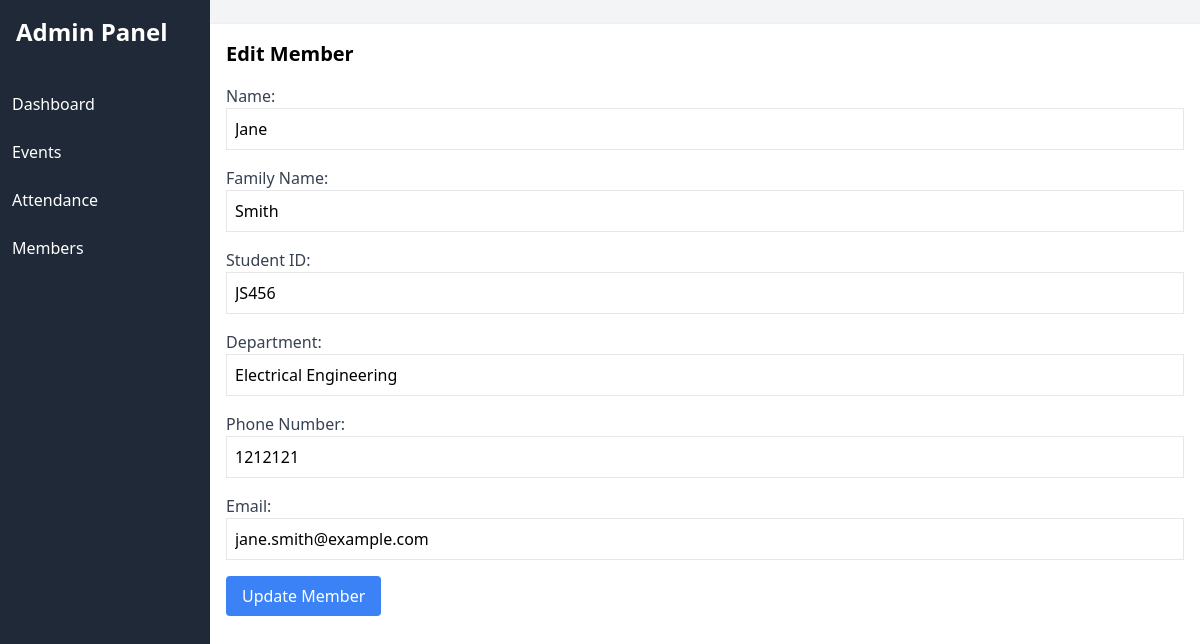
/members/edit_member.php?id=1, run on the app's committed database.
### tables this page shows
CREATE TABLE `members` (
  `id` int(11) NOT NULL,
  `name` varchar(255) NOT NULL,
  `family_name` varchar(255) NOT NULL,
  `student_id` varchar(20) NOT NULL,
  `department` varchar(100) DEFAULT NULL,
  `phone_number` varchar(20) DEFAULT NULL,
  `email` varchar(255) DEFAULT NULL,
  `points` int(11) DEFAULT 0
);

### members/edit_member.php (the view, shortened to what this page needs)
<?php
include '../inc/nav.php';
$servername = "localhost";
$username = "root";
$password = "";
$dbname = "university";
$conn = new mysqli($servername, $username, $password, $dbname);
if (isset($_GET['id'])) {
    $member_id = $_GET['id'];
    $select_query = "SELECT * FROM members WHERE id=?";
    $select_stmt = $conn->prepare($select_query);
    $select_stmt->bind_param("i", $member_id);
    $select_stmt->execute();
    $result = $select_stmt->get_result();
    if ($result->num_rows > 0) {
        $row = $result->fetch_assoc();
        $member_name = $row['name'];
        $member_family_name = $row['family_name'];
        $member_student_id = $row['student_id'];
        $member_department = $row['department'];
        $member_phone_number = $row['phone_number'];
        $member_email = $row['email'];
    } else {
        $error_message = "Error: Member not found!";
    }
}
?>
<!DOCTYPE html>
<html lang="en">
<head>
    <link rel="stylesheet" href="https://cdn.jsdelivr.net/npm/tailwindcss@2.2.19/dist/tailwind.min.css">
</head>
<body>
<div class="container mx-auto my-6 p-4 bg-white shadow">
    <h2 class="text-xl font-bold mb-4">Edit Member</h2>
    <?php if (isset($member_name)): ?>
        <form action="" method="POST">
            <div class="mb-4">
                <label for="name" class="block text-gray-700">Name:</label>
                <input type="text" id="name" name="name" class="w-full border p-2" value="<?php echo $member_name; ?>">
            </div>
            <div class="mb-4">
                <label for="family_name" class="block text-gray-700">Family Name:</label>
                <input type="text" id="family_name" name="family_name" class="w-full border p-2" value="<?php echo $member_family_name; ?>">
            </div>
            <div class="mb-4">
                <label for="student_id" class="block text-gray-700">Student ID:</label>
                <input type="text" id="student_id" name="student_id" class="w-full border p-2" value="<?php echo $member_student_id; ?>" readonly>
            </div>
            <div class="mb-4">
                <label for="department" class="block text-gray-700">Department:</label>
                <input type="text" id="department" name="department" class="w-full border p-2" value="<?php echo $member_department; ?>">
            </div>
            <div class="mb-4">
                <label for="phone_number" class="block text-gray-700">Phone Number:</label>
                <input type="text" id="phone_number" name="phone_number" class="w-full border p-2" value="<?php echo $member_phone_number; ?>">
            </div>
            <div class="mb-4">
                <label for="email" class="block text-gray-700">Email:</label>
                <input type="email" id="email" name="email" class="w-full border p-2" value="<?php echo $member_email; ?>">
            </div>
            <button type="submit" class="bg-blue-500 text-white px-4 py-2 rounded">Update Member</button>
        </form>
    <?php else: ?>
        <p class="text-red-500">Error: Member details not available for editing.</p>
    <?php endif; ?>
</div>
</body>
</html>

### data on the page
members: name "Jane", family_name "Smith", student_id "JS456", department "Electrical Engineering", phone_number "1212121", email "jane.smith@example.com"
